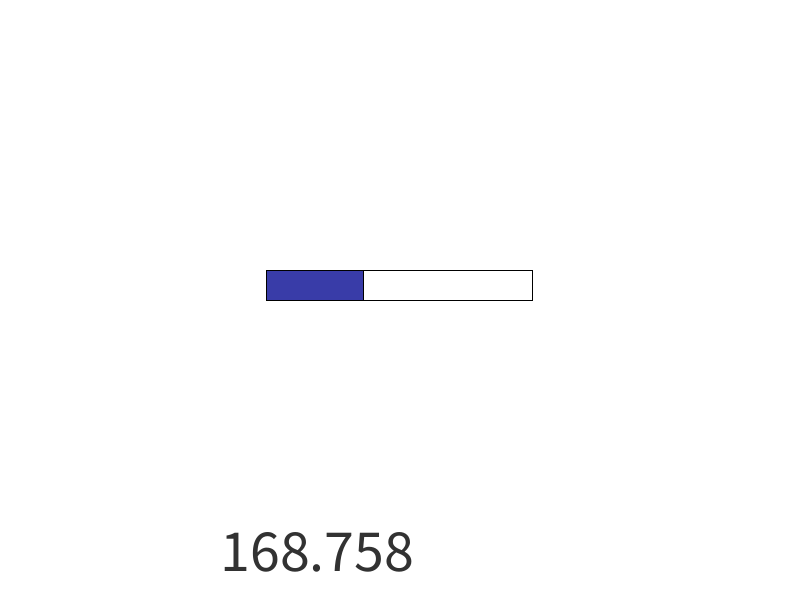
Frame 1 (no input)
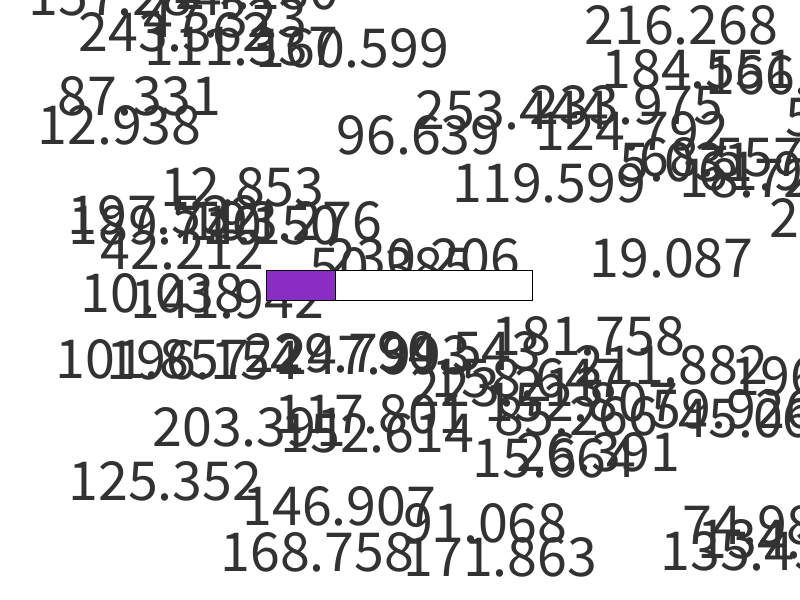
Frame 60 (the mouse pressed at the canvas centre just before this capture)
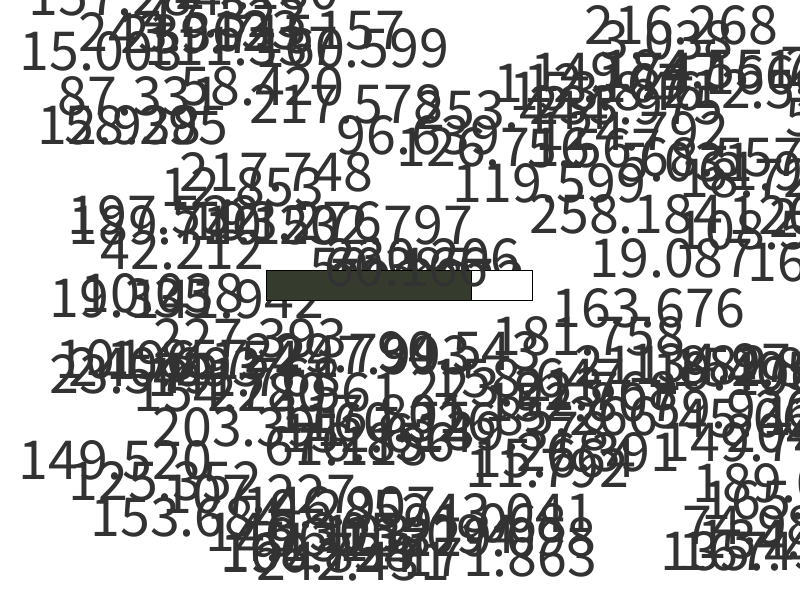
Frame 120 (the mouse held since frame 60 and released just before this capture)

The Processing sketch that drew these frames (run headless with seeded random() and noise(); from frame 60 on, the mouse is pressed at the canvas centre):

// Processing sketch: processing_135499
// ── processing_135499.pde

void setup() { 
  size (800, 600);
  colorMode (HSB);
   frameRate(24);
  background(255);
}
void draw() {
  fill(255);
  rect((width/3)*1, (height/20)*9, (width/3)*1, (height/20)*1);
  float r = random(((width/3)*1)-5);
  fill(r, r, r);
  rect((width/3)*1, (height/20)*9, (width/3)*1-r, (height/20)*1);
  fill(50);
  textSize(60);
  text(r, random(width),random(height));
}
